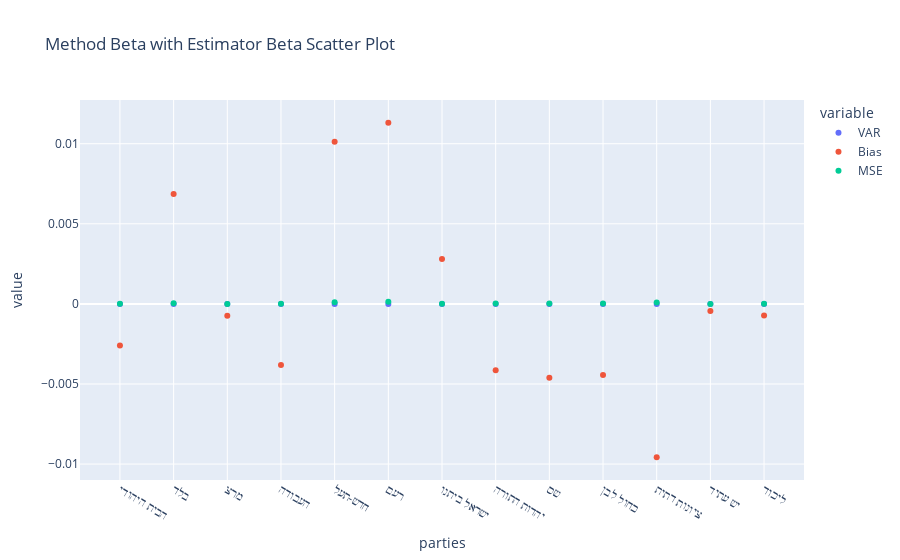

The cell this chart's notebook holds for it:
### Markdown cell above
Looking at the method Beta with estimator Alpha graph, we can see from the bias values of bigger parties that they would mostly not benefit from this combination. The smaller parties get better bias results due to method Beta being used.

### Code cell
fig = px.scatter(method_2_estimator_2_df.iloc[0:,1:],labels ={'index' : 'parties'} , title = "Method Beta with Estimator Beta Scatter Plot")
fig.show()

### Figure 1 — Plotly figure (JSON) as saved in the notebook; plotly's stock layout.template omitted (floating-point values rounded to 4 significant figures)
{"data": [{"hovertemplate": "variable=VAR<br>parties=%{x}<br>value=%{y}<extra></extra>", "legendgroup": "VAR", "marker": {"color": "#636efa", "symbol": "circle"}, "mode": "markers", "name": "VAR", "orientation": "v", "showlegend": true, "type": "scatter", "x": ["הבית היהודי", "בלד", "מרצ", "העבודה", "חדש-תעל", "רעם", "ישראל ביתנו", "יהדות התורה", "שס", "כחול לבן", "ציונות דתית", "יש עתיד", "ליכוד"], "xaxis": "x", "y": [3.306e-08, 5.278e-08, 1.641e-07, 2.294e-07, 5.599e-08, 1.382e-08, 6.111e-08, 2.003e-08, 1.311e-07, 3.302e-07, 1.582e-07, 5.075e-07, 3.981e-07], "yaxis": "y"}, {"hovertemplate": "variable=Bias<br>parties=%{x}<br>value=%{y}<extra></extra>", "legendgroup": "Bias", "marker": {"color": "#EF553B", "symbol": "circle"}, "mode": "markers", "name": "Bias", "orientation": "v", "showlegend": true, "type": "scatter", "x": ["הבית היהודי", "בלד", "מרצ", "העבודה", "חדש-תעל", "רעם", "ישראל ביתנו", "יהדות התורה", "שס", "כחול לבן", "ציונות דתית", "יש עתיד", "ליכוד"], "xaxis": "x", "y": [-0.002593, 0.006855, -0.0007407, -0.003811, 0.01012, 0.01131, 0.002809, -0.004149, -0.004611, -0.004441, -0.009575, -0.0004501, -0.0007243], "yaxis": "y"}, {"hovertemplate": "variable=MSE<br>parties=%{x}<br>value=%{y}<extra></extra>", "legendgroup": "MSE", "marker": {"color": "#00cc96", "symbol": "circle"}, "mode": "markers", "name": "MSE", "orientation": "v", "showlegend": true, "type": "scatter", "x": ["הבית היהודי", "בלד", "מרצ", "העבודה", "חדש-תעל", "רעם", "ישראל ביתנו", "יהדות התורה", "שס", "כחול לבן", "ציונות דתית", "יש עתיד", "ליכוד"], "xaxis": "x", "y": [6.755e-06, 4.704e-05, 7.127e-07, 1.475e-05, 0.0001025, 0.0001279, 7.951e-06, 1.723e-05, 2.139e-05, 2.005e-05, 9.184e-05, 7.101e-07, 9.228e-07], "yaxis": "y"}], "layout": {"legend": {"title": {"text": "variable"}, "tracegroupgap": 0}, "title": {"text": "Method Beta with Estimator Beta Scatter Plot"}, "xaxis": {"anchor": "y", "domain": [0, 1], "title": {"text": "parties"}}, "yaxis": {"anchor": "x", "domain": [0, 1], "title": {"text": "value"}}}}
